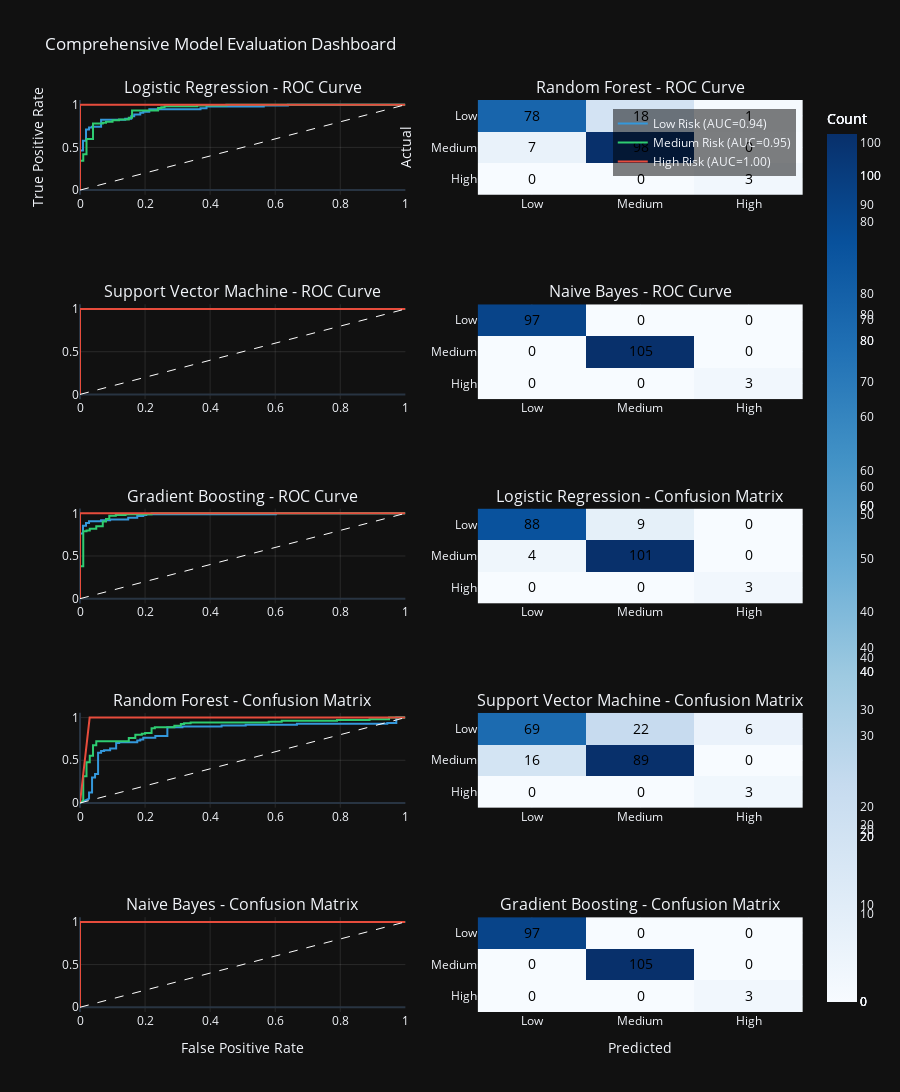

Write notebook code for a chart like this one.
### Code cell
# Cell 7: Model Evaluation (ROC Curves, Confusion Matrices)
print("Generating Evaluation Metrics...")

from sklearn.preprocessing import label_binarize

# Binarize labels for ROC
y_test_bin = label_binarize(y_test, classes=[0, 1, 2])

# Create enhanced visualization
fig = make_subplots(
    rows=len(results), cols=2,
    subplot_titles=[f'{model} - ROC Curve' for model in results.keys()] + 
                   [f'{model} - Confusion Matrix' for model in results.keys()],
    vertical_spacing=0.12,
    horizontal_spacing=0.1,
    specs=[[{'type': 'scatter'}, {'type': 'heatmap'}] for _ in range(len(results))]
)

# Colors for each class
class_colors = ['#3498db', '#2ecc71', '#e74c3c']

# Plot ROC curves and confusion matrices
for idx, (name, res) in enumerate(results.items()):
    row = idx + 1
    
    # ROC Curve
    for class_idx in range(3):
        fpr, tpr, _ = roc_curve(y_test_bin[:, class_idx], res['probabilities'][:, class_idx])
        roc_auc = auc(fpr, tpr)
        
        fig.add_trace(
            go.Scatter(
                x=fpr,
                y=tpr,
                mode='lines',
                name=f'{risk_labels[class_idx]} (AUC={roc_auc:.2f})',
                line=dict(color=class_colors[class_idx], width=2),
                legendgroup=name,
                showlegend=(idx == 0),
                hovertemplate='FPR: %{x:.3f}<br>TPR: %{y:.3f}<br>AUC: %{text:.3f}<extra></extra>',
                text=[roc_auc] * len(fpr)
            ),
            row=row, col=1
        )
    
    # Diagonal line
    fig.add_trace(
        go.Scatter(
            x=[0, 1],
            y=[0, 1],
            mode='lines',
            line=dict(color='white', dash='dash', width=1),
            showlegend=False,
            hoverinfo='none'
        ),
        row=row, col=1
    )
    
    # Confusion Matrix
    cm = confusion_matrix(y_test, res['predictions'])
    
    fig.add_trace(
        go.Heatmap(
            z=cm,
            x=['Low', 'Medium', 'High'],
            y=['Low', 'Medium', 'High'],
            colorscale='Blues',
            text=cm,
            texttemplate='%{text}',
            textfont={"size": 14, "color": "black"},
            hoverongaps=False,
            showscale=True,
            colorbar=dict(title="Count"),
            hovertemplate='<b>%{y} -> %{x}</b><br>Count: %{z}<extra></extra>'
        ),
        row=row, col=2
    )
    
    # Update axes
    fig.update_xaxes(
        title_text="False Positive Rate" if row == len(results) else "",
        row=row, col=1,
        gridcolor='rgba(255,255,255,0.1)'
    )
    fig.update_yaxes(
        title_text="True Positive Rate" if row == 1 else "",
        row=row, col=1,
        gridcolor='rgba(255,255,255,0.1)'
    )
    
    fig.update_xaxes(
        title_text="Predicted" if row == len(results) else "",
        row=row, col=2
    )
    fig.update_yaxes(
        title_text="Actual" if row == 1 else "",
        row=row, col=2,
        autorange='reversed'
    )

fig.update_layout(
    height=300 * len(results),
    title_text="Comprehensive Model Evaluation Dashboard",
    template="plotly_dark",
    showlegend=True,
    legend=dict(
        yanchor="top",
        y=0.99,
        xanchor="right",
        x=0.99,
        bgcolor='rgba(0,0,0,0.5)'
    ),
    hoverlabel=dict(
        bgcolor="white",
        font_size=12,
        font_family="Arial"
    )
)
fig.show()

# Detailed classification reports
print("\n" + "="*60)
print("DETAILED CLASSIFICATION REPORTS")
print("="*60)

for name, res in results.items():
    print(f"\n{name} Classification Report:")
    print("-" * 40)
    report = classification_report(y_test, res['predictions'], 
                                  target_names=['Low Risk', 'Medium Risk', 'High Risk'])
    print(report)

print("ROC curves and confusion matrices generated")
